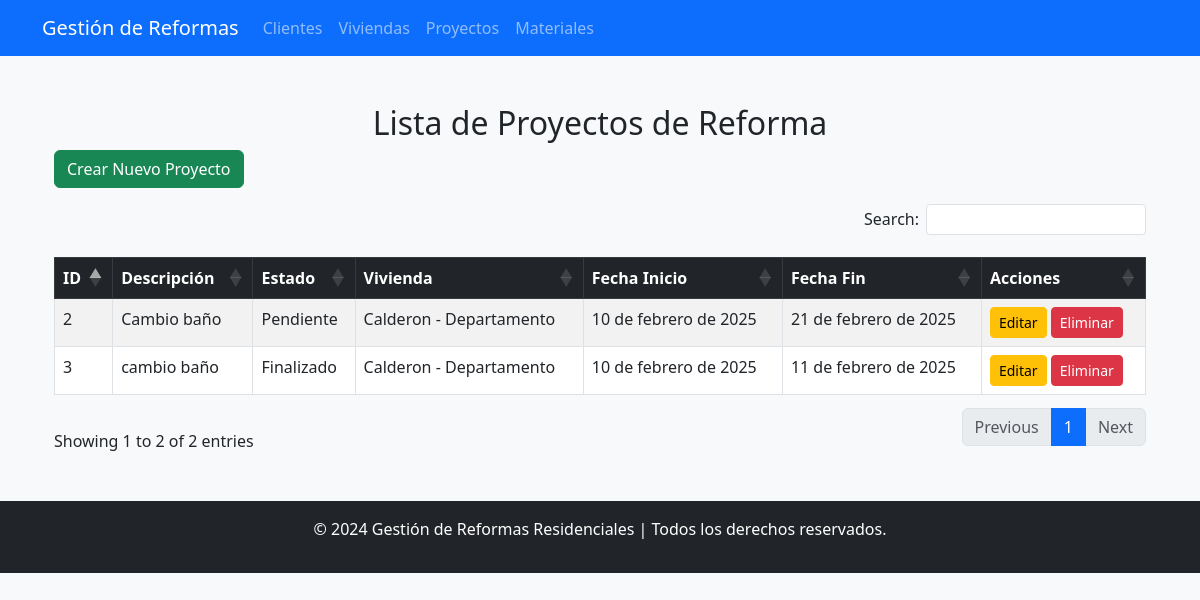
The page /proyectos/ on the database as committed earlier.
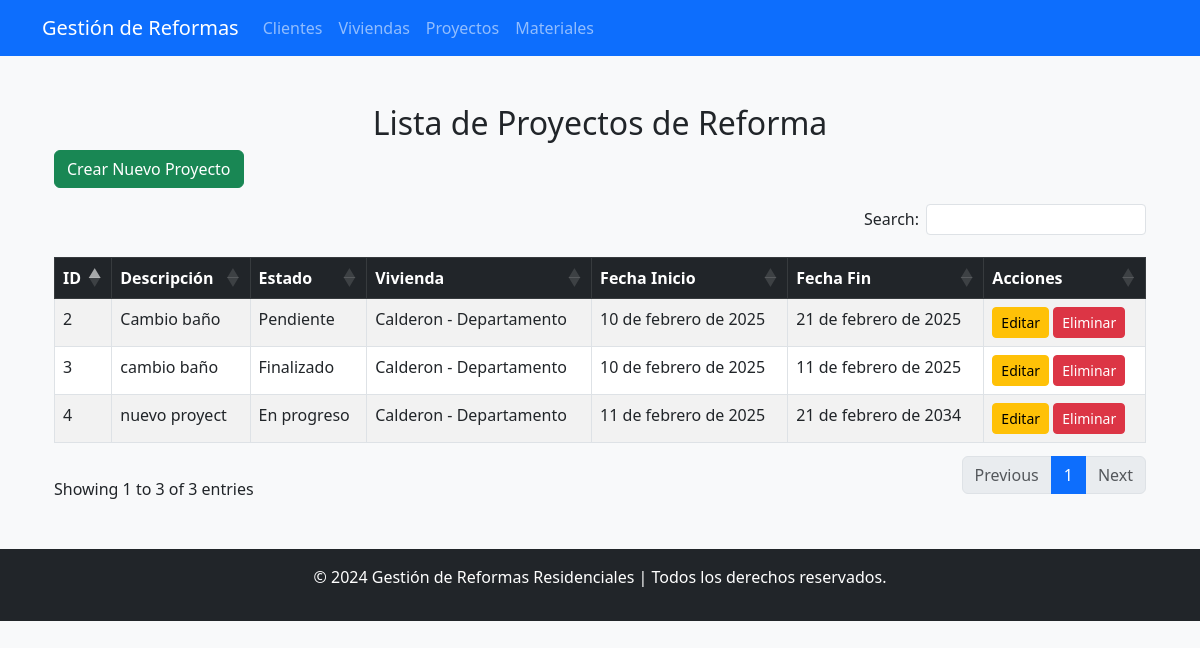
The same page on the database as committed later.
### Aplicaciones/Reformas_ejer09/models.py (models this page shows)
class ProyectoDeReforma(models.Model):
    id_proyecto = models.AutoField(primary_key=True)
    id_vivienda = models.ForeignKey(Vivienda, on_delete=models.CASCADE, related_name='proyectos')
    descripcion = models.TextField()  # Descripción del proyecto de reforma
    fecha_inicio = models.DateField()  # Fecha de inicio de la reforma
    fecha_fin = models.DateField()  # Fecha de fin de la reforma
    estado = models.CharField(
        max_length=20,
        choices=[('Pendiente', 'Pendiente'), ('En progreso', 'En progreso'), ('Finalizado', 'Finalizado')],
        default='Pendiente'
    )  # Estado del proyecto

class Vivienda(models.Model):
    id_vivienda = models.AutoField(primary_key=True)
    direccion = models.CharField(max_length=255)
    tipo = models.CharField(max_length=100)
    id_cliente = models.ForeignKey('Cliente', on_delete=models.CASCADE, related_name='viviendas')
    foto = models.ImageField(upload_to='viviendas/', null=True, blank=True)  # Aquí agregamos el campo foto

### Aplicaciones/Reformas_ejer09/views.py (the view)
# urls.py: path('proyectos/', views.lista_proyectos, name='lista_proyectos'),  # Página que muestra la lista de proyectos de reforma
def lista_proyectos(request):
    proyectos = ProyectoDeReforma.objects.all()
    return render(request, 'proyectos/listProyecto.html', {'proyectos': proyectos})

### Aplicaciones/Reformas_ejer09/templates/proyectos/listProyecto.html (shortened to what this page needs)
{% extends 'plantilla.html' %}
{% block content %}
<div class="container mt-5">
    <h2 class="text-center">Lista de Proyectos de Reforma</h2>
    <a href="{% url 'crear_proyecto' %}" class="btn btn-success mb-3">Crear Nuevo Proyecto</a>
    <table class="table table-bordered table-striped table-hover" id="tbl_proyectos">
        <thead class="table-dark">
            <tr>
                <th>ID</th>
                <th>Descripción</th>
                <th>Estado</th>
                <th>Vivienda</th>
                <th>Fecha Inicio</th>
                <th>Fecha Fin</th>
                <th>Acciones</th>
            </tr>
        </thead>
        <tbody>
            {% for proyecto in proyectos %}
            <tr id="fila-{{ proyecto.id_proyecto }}">
                <td>{{ proyecto.id_proyecto }}</td>
                <td>{{ proyecto.descripcion }}</td>
                <td>{{ proyecto.estado }}</td>
                <td>{{ proyecto.id_vivienda.direccion }} - {{ proyecto.id_vivienda.tipo }}</td>
                <td>{{ proyecto.fecha_inicio }}</td>
                <td>{{ proyecto.fecha_fin }}</td>
                <td>
                    <a href="{% url 'editar_proyecto' proyecto.id_proyecto %}" class="btn btn-warning btn-sm">Editar</a>
                    <button type="button" class="btn btn-danger btn-sm" onclick="confirmarEliminacion({{ proyecto.id_proyecto }})">
                        Eliminar
                    </button>
                </td>
            </tr>
            {% empty %}
            <tr>
                <td colspan="7" class="text-center">No hay proyectos registrados.</td>
            </tr>
            {% endfor %}
        </tbody>
    </table>
</div>
{% endblock %}

### Aplicaciones/Reformas_ejer09/templates/plantilla.html (shortened to what this page needs)
<!DOCTYPE html>
<html lang="es">
<head>
    <link href="https://cdn.jsdelivr.net/npm/bootstrap@5.3.0/dist/css/bootstrap.min.css" rel="stylesheet">
    <link href="https://cdn.jsdelivr.net/npm/bootstrap-icons/font/bootstrap-icons.css" rel="stylesheet">
    <link href="https://cdn.jsdelivr.net/npm/izitoast/dist/css/iziToast.min.css" rel="stylesheet">
    <link rel="stylesheet" href="https://cdn.datatables.net/1.13.6/css/dataTables.bootstrap5.min.css">
    <link rel="stylesheet" href="https://cdn.datatables.net/buttons/2.4.2/css/buttons.bootstrap5.min.css">
    <link rel="stylesheet" href="https://cdnjs.cloudflare.com/ajax/libs/bootstrap-fileinput/5.5.4/css/fileinput.min.css">
</head>
<body class="bg-light">
    <nav class="navbar navbar-expand-lg navbar-dark bg-primary">
        <div class="container">
            <a class="navbar-brand" href="/">Gestión de Reformas</a>
            <div class="collapse navbar-collapse" id="navbarNav">
                <ul class="navbar-nav">
                    <li class="nav-item">
                        <a class="nav-link" href="/clientes/">Clientes</a>
                    </li>
                    <li class="nav-item">
                        <a class="nav-link" href="/viviendas/">Viviendas</a>
                    </li>
                    <li class="nav-item">
                        <a class="nav-link" href="/proyectos/">Proyectos</a>
                    </li>
                    <li class="nav-item">
                        <a class="nav-link" href="/materiales/">Materiales</a>
                    </li>
                </ul>
            </div>
        </div>
    </nav>
    <div class="container mt-4">
        {% block content %}{% endblock %}
    </div>
    <footer class="footer bg-dark text-white text-center py-3 mt-5">
        <p>© 2024 Gestión de Reformas Residenciales | Todos los derechos reservados.</p>
    </footer>
</body>
</html>

Rows that differ between the two databases and show on the page:
added ProyectoDeReforma: id_proyecto "4", descripcion "nuevo proyect", estado "En progreso", id_vivienda.direccion "Calderon", id_vivienda.tipo "Departamento", fecha_inicio "11 de febrero de 2025", fecha_fin "21 de febrero de 2034"
Other text that changed with them:
text written by a page script: "Search: Showing 1 to 2 of 2 entries Previous 1 Next" → "Search: Showing 1 to 3 of 3 entries Previous 1 Next"
